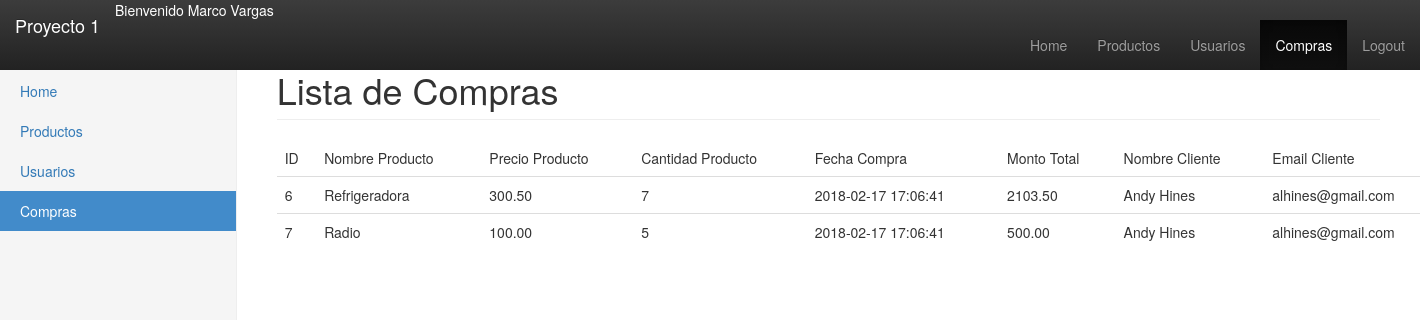
The page /admin/compras.php (signed in) on the database its author committed.
### tables this page shows
CREATE TABLE `compras` (
  `id` bigint(20) NOT NULL,
  `id_producto` bigint(20) NOT NULL,
  `cantidad_producto` int(11) NOT NULL,
  `nombre_cliente` varchar(100) NOT NULL,
  `correo_cliente` varchar(100) NOT NULL,
  `fecha_compra` timestamp NOT NULL DEFAULT CURRENT_TIMESTAMP ON UPDATE CURRENT_TIMESTAMP,
  `monto_total` decimal(20,2) NOT NULL
);

CREATE TABLE `productos` (
  `id` bigint(20) NOT NULL,
  `nombre` varchar(100) NOT NULL,
  `precio` decimal(20,2) NOT NULL
);

### admin/includes/libreria.php (called while the page is built, shortened)
<?php
function contains($full,$search){
	$found = false;
	if(strlen(strstr($full,$search))>0){
		$found = true;
	}
	return $found;
}
function curPageURL() {
	$pageURL = 'http';
	$pageURL .= "://";
	if ($_SERVER["SERVER_PORT"] != "80") {
		$pageURL .= $_SERVER["SERVER_NAME"].":".$_SERVER["SERVER_PORT"].$_SERVER["REQUEST_URI"];
	} else {
		$pageURL .= $_SERVER["SERVER_NAME"].$_SERVER["REQUEST_URI"];
	}
	return $pageURL;
}
function consulta($link, $sql) {
    if($link->query($sql) == TRUE) {
        $conn = $link->query($sql);
        return $conn;
    }
    else
    {
       return $link->error;
    }
}
?>

### admin/compras.php (the view, shortened to what this page needs)
<?php include ('includes/header.php'); ?>
<?php include ('includes/sidebar.php'); ?>
<div class="col-sm-9 col-sm-offset-3 col-md-10 col-md-offset-2 main">
  <h1 class="page-header">Lista de Compras</h1>
  <?php
  $conn = connection();
  if($conn){
    $sql = "Select * from compras";
    $result = consulta($conn,$sql);
  }
  ?>
  <div class="container">
        <div class="row">
            <div class="tabla-compras">
                <table class="table table-hover">
                    <thead>
                        <tr>
                            <td>ID</td>
                            <td>Nombre Producto</td>
                            <td>Precio Producto</td>
                            <td>Cantidad Producto</td>
                            <td>Fecha Compra</td>
                            <td>Monto Total</td>
                            <td>Nombre Cliente</td>
                            <td>Email Cliente</td>
                        </tr>
                    </thead>
                    <tbody>
                    <?php
                        while($row = $result->fetch_assoc()) {
							$sql = "Select * from productos where id = ".$row['id_producto'];
                            $result_producto = consulta($conn,$sql);
							$row_producto = $result_producto->fetch_assoc();
                            echo '<tr><td>' . $row['id'] . '</td><td>'. $row_producto['nombre'] . '</td><td>'. $row_producto['precio']. '</td><td>'. $row['cantidad_producto']. '</td><td>'. $row['fecha_compra'].'</td><td>'. $row['monto_total'].'</td><td>'. $row['nombre_cliente'].'</td><td>'. $row['correo_cliente'].'</td></tr>';
                        }
                    ?>
                    </tbody>
                </table>
            </div>
        </div>
    </div>
</div>
<?php include ('includes/footer.php'); ?>

### admin/includes/header.php (shortened to what this page needs)
<?php
include('libreria.php');
?>
<!DOCTYPE html>
<html>
<head>
    <link rel="stylesheet" href="https://maxcdn.bootstrapcdn.com/bootstrap/3.3.7/css/bootstrap.min.css">
    <link rel="stylesheet" href="https://maxcdn.bootstrapcdn.com/bootstrap/3.3.7/css/bootstrap-theme.min.css">
    <link rel="stylesheet" type="text/css" href="css/style.css">
</head>
<body>
    <nav class="navbar navbar-inverse navbar-fixed-top">
      <div class="container-fluid">
        <div class="navbar-header">
          <a class="navbar-brand" href="#">Proyecto 1</a>
        </div>
        <div style="display: block">
            <span style="color: white">Bienvenido
                <?php
                    $bienvenida = (isset($_SESSION['acceso']['user'])) ? $_SESSION['acceso']['nombre'] : 'Invitado';
                    print $bienvenida;
                ?>
            </span>
        </div>
        <div id="navbar" class="navbar-collapse collapse">
          <ul class="nav navbar-nav navbar-right">
            <li <?php if(contains(curPageURL(),"dashboard.php")){ ?> class="active" <?php } ?>><a href="dashboard.php">Home</a></li>
            <li <?php if(contains(curPageURL(),"productos.php")){ ?> class="active" <?php } ?>><a href="productos.php">Productos</a></li>
            <li <?php if(contains(curPageURL(),"usuarios.php")){ ?> class="active" <?php } ?>><a href="usuarios.php">Usuarios</a></li>
            <li <?php if(contains(curPageURL(),"compras.php")){ ?> class="active" <?php } ?>><a href="compras.php">Compras</a></li>
            <li><a href="includes/procesar.php?loginAccess=3&error=false">Logout</a></li>
          </ul>
        </div>
      </div>
    </nav>
    <div class="container-fluid">
      <div class="row">

### admin/includes/sidebar.php
<div class="col-sm-3 col-md-2 sidebar">
  <ul class="nav nav-sidebar">
    <li <?php if(contains(curPageURL(),"dashboard.php")){ ?> class="active" <?php } ?>><a href="dashboard.php">Home</a></li>
    <li <?php if(contains(curPageURL(),"productos.php")){ ?> class="active" <?php } ?>><a href="productos.php">Productos</a></li>
    <li <?php if(contains(curPageURL(),"usuarios.php")){ ?> class="active" <?php } ?>><a href="usuarios.php">Usuarios</a></li>
    <li <?php if(contains(curPageURL(),"compras.php")){ ?> class="active" <?php } ?>><a href="compras.php">Compras</a></li>
  </ul>
</div>

### admin/includes/footer.php (shortened to what this page needs)
</div>
    </div>
    <link rel="stylesheet" href="https://maxcdn.bootstrapcdn.com/bootstrap/3.3.7/css/bootstrap-theme.min.css">
</body>
</html>

### admin/css/style.css (style rules this page uses)
body { padding-top: 50px; }
.navbar-fixed-top { border: 0; }
.sidebar { display: none; }
@media (min-width: 768px) { .sidebar { position: fixed; top: 51px; bottom: 0; left: 0; z-index: 1000; display: block; padding: 20px; overflow-x: hidden; overflow-y: auto; background-color: #f5f5f5; border-right: 1px solid #eee; } }
.nav-sidebar { margin-right: -21px; margin-bottom: 20px; margin-left: -20px; }
.nav-sidebar > li > a { padding-right: 20px; padding-left: 20px; }
.nav-sidebar > .active > a, .nav-sidebar > .active > a:hover, .nav-sidebar > .active > a:focus { color: #fff; background-color: #428bca; }
.main { padding: 20px; }
@media (min-width: 768px) { .main { padding-right: 40px; padding-left: 40px; } }
.main .page-header { margin-top: 0; }

### rows shown on the page
compras: id "6", id_producto.nombre "Refrigeradora", id_producto.precio "300.50", cantidad_producto "7", fecha_compra "2018-02-17 17:06:41", monto_total "2103.50", nombre_cliente "Andy Hines", correo_cliente "alhines@gmail.com"
compras: id "7", id_producto.nombre "Radio", id_producto.precio "100.00", cantidad_producto "5", fecha_compra "2018-02-17 17:06:41", monto_total "500.00", nombre_cliente "Andy Hines", correo_cliente "alhines@gmail.com"

### other values the page prints
$bienvenida "Marco Vargas"
